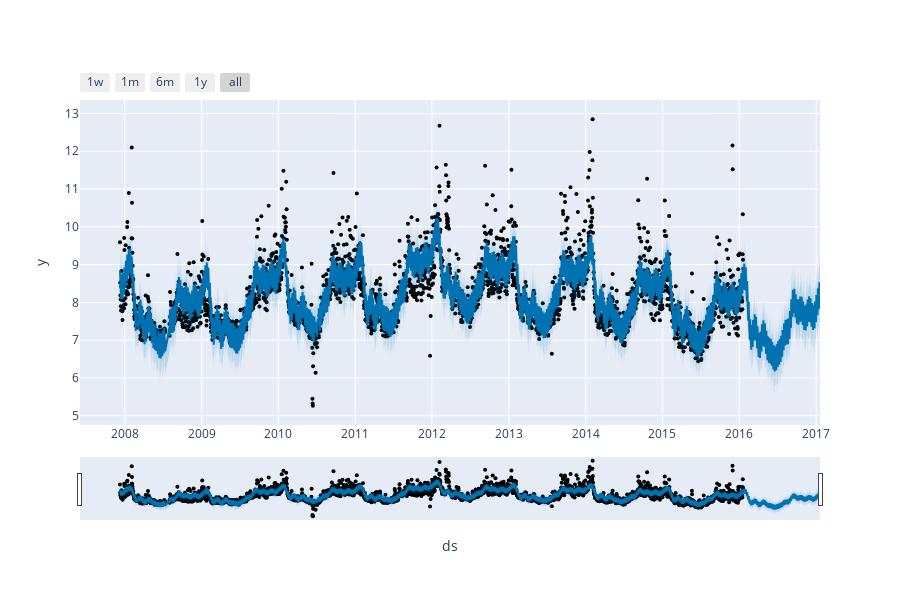

The cell this chart's notebook holds for it:
### Code cell
# 예측 결과와 구성 요소를 인터랙티브한 그래프로 표시하려면 plotly를 사용할 수 있습니다.
# 하지만 prophet과 함께 기본적으로 설치되지 않으므로, 별도로 plotly 4.0 이상을 설치해야 합니다.
# 또한, Jupyter Notebook 환경에서 실행하려면 notebook 및 ipywidgets 패키지도 추가로 설치해야 합니다.

from prophet.plot import plot_plotly, plot_components_plotly

plot_plotly(model, forecast)

### Figure 1 — Plotly figure (JSON) as saved in the notebook; plotly's stock layout.template omitted (floating-point values rounded to 4 significant figures; data arrays with more than 128 entries replaced by an {"elided": "..."} marker saying what was removed)
{"data": [{"marker": {"color": "black", "size": 4}, "mode": "markers", "name": "Actual", "type": "scatter", "x": {"elided": "2905 str values"}, "y": {"elided": "2905 float values"}}, {"hoverinfo": "skip", "line": {"width": 0}, "mode": "lines", "type": "scatter", "x": {"elided": "3270 str values"}, "y": {"elided": "3270 float values"}}, {"fill": "tonexty", "fillcolor": "rgba(0, 114, 178, 0.2)", "line": {"color": "#0072B2", "width": 2}, "mode": "lines", "name": "Predicted", "type": "scatter", "x": {"elided": "3270 str values"}, "y": {"elided": "3270 float values"}}, {"fill": "tonexty", "fillcolor": "rgba(0, 114, 178, 0.2)", "hoverinfo": "skip", "line": {"width": 0}, "mode": "lines", "type": "scatter", "x": {"elided": "3270 str values"}, "y": {"elided": "3270 float values"}}], "layout": {"height": 600, "showlegend": false, "width": 900, "xaxis": {"rangeselector": {"buttons": [{"count": 7, "label": "1w", "step": "day", "stepmode": "backward"}, {"count": 1, "label": "1m", "step": "month", "stepmode": "backward"}, {"count": 6, "label": "6m", "step": "month", "stepmode": "backward"}, {"count": 1, "label": "1y", "step": "year", "stepmode": "backward"}, {"step": "all"}]}, "rangeslider": {"visible": true}, "title": {"text": "ds"}, "type": "date"}, "yaxis": {"title": {"text": "y"}}}}
